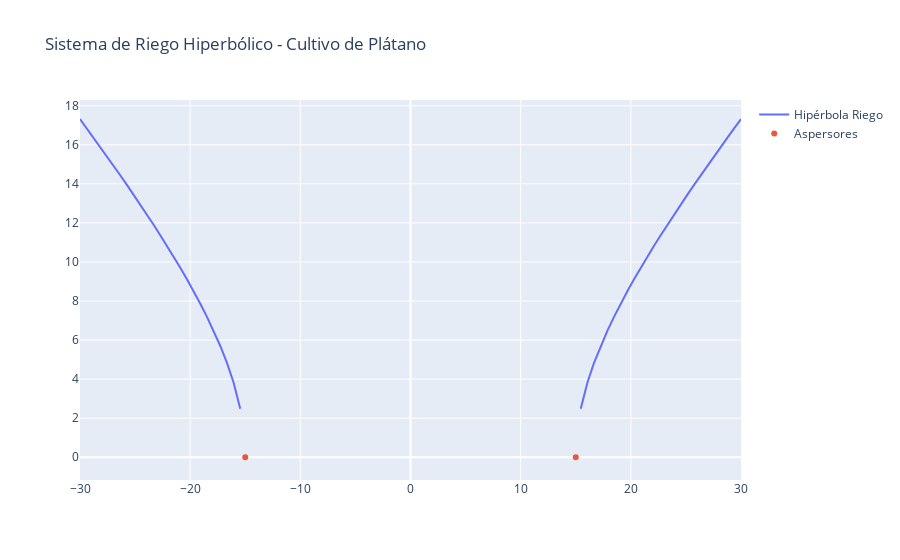

The notebook cell this image was saved under:
### Markdown cell above
### **4. Contenido de Clase (Enfoque STEAM-Agropecuario)**  
**Aplicación Real:** Diseño de aspersores con patrón hiperbólico para riego en cultivos de plátano (zona de Urabá Antioqueño).  

**Secuencia Didáctica:**  
1. **Problema Agrícola:**  
   "¿Cómo regar 5 hectáreas con 3 aspersores si el caudal es limitado?" → Patrón hiperbólico optimiza área.  

2. **Geometría Viva:**  
   - Demostración con manguera y regadores en campo (video adjunto).  
   - **Propiedad:** La diferencia de distancias a dos focos es constante → $|PF_1 - PF_2| = 2a$  

3. **Modelo Algebraico:**  
   $$ \frac{x^2}{(15)^2} - \frac{y^2}{(10)^2} = 1 $$  
   (Donde 15m es la distancia entre aspersores y 10m el radio efectivo).  

4. **Simulación Computacional:**

### Code cell
import numpy as np 
import plotly.graph_objects as go

a, b = 15, 10
x = np.linspace(-30, 30, 100)
y = b * np.sqrt((x**2 / a**2) - 1)

fig = go.Figure(data=go.Scatter(x=x, y=y, mode='lines', name='Hipérbola Riego'))
fig.add_trace(go.Scatter(x=[-a, a], y=[0,0], mode='markers', name='Aspersores'))
fig.update_layout(title='Sistema de Riego Hiperbólico - Cultivo de Plátano')
fig.show()

### Figure 1 — Plotly figure (JSON) as saved in the notebook; plotly's stock layout.template omitted (floating-point values rounded to 4 significant figures)
{"data": [{"mode": "lines", "name": "Hipérbola Riego", "type": "scatter", "x": [-30.0, -29.39, -28.79, -28.18, -27.58, -26.97, -26.36, -25.76, -25.15, -24.55, -23.94, -23.33, -22.73, -22.12, -21.52, -20.91, -20.3, -19.7, -19.09, -18.48, -17.88, -17.27, -16.67, -16.06, -15.45, -14.85, -14.24, -13.64, -13.03, -12.42, -11.82, -11.21, -10.61, -10.0, -9.394, -8.788, -8.182, -7.576, -6.97, -6.364, -5.758, -5.152, -4.545, -3.939, -3.333, -2.727, -2.121, -1.515, -0.9091, -0.303, 0.303, 0.9091, 1.515, 2.121, 2.727, 3.333, 3.939, 4.545, 5.152, 5.758, 6.364, 6.97, 7.576, 8.182, 8.788, 9.394, 10.0, 10.61, 11.21, 11.82, 12.42, 13.03, 13.64, 14.24, 14.85, 15.45, 16.06, 16.67, 17.27, 17.88, 18.48, 19.09, 19.7, 20.3, 20.91, 21.52, 22.12, 22.73, 23.33, 23.94, 24.55, 25.15, 25.76, 26.36, 26.97, 27.58, 28.18, 28.79, 29.39, 30.0], "y": [17.32, 16.85, 16.38, 15.91, 15.43, 14.94, 14.45, 13.96, 13.46, 12.95, 12.44, 11.92, 11.38, 10.84, 10.28, 9.711, 9.122, 8.511, 7.873, 7.202, 6.486, 5.71, 4.843, 3.826, 2.48, NaN, NaN, NaN, NaN, NaN, NaN, NaN, NaN, NaN, NaN, NaN, NaN, NaN, NaN, NaN, NaN, NaN, NaN, NaN, NaN, NaN, NaN, NaN, NaN, NaN, NaN, NaN, NaN, NaN, NaN, NaN, NaN, NaN, NaN, NaN, NaN, NaN, NaN, NaN, NaN, NaN, NaN, NaN, NaN, NaN, NaN, NaN, NaN, NaN, NaN, 2.48, 3.826, 4.843, 5.71, 6.486, 7.202, 7.873, 8.511, 9.122, 9.711, 10.28, 10.84, 11.38, 11.92, 12.44, 12.95, 13.46, 13.96, 14.45, 14.94, 15.43, 15.91, 16.38, 16.85, 17.32]}, {"mode": "markers", "name": "Aspersores", "type": "scatter", "x": [-15, 15], "y": [0, 0]}], "layout": {"title": {"text": "Sistema de Riego Hiperbólico - Cultivo de Plátano"}}}
